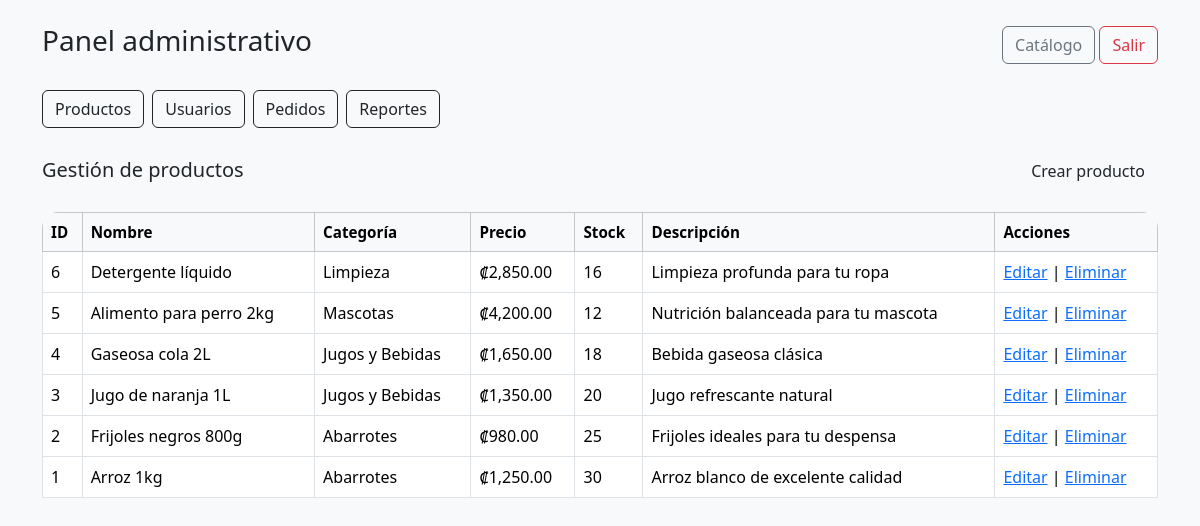
The page /admin.php (signed in) on the database its author committed.
### tables this page shows
CREATE TABLE productos (
    id INT AUTO_INCREMENT PRIMARY KEY,
    nombre VARCHAR(120) NOT NULL,
    descripcion VARCHAR(255) NOT NULL,
    precio DECIMAL(10,2) NOT NULL,
    stock INT NOT NULL DEFAULT 0,
    ruta_imagen VARCHAR(255) DEFAULT NULL,
    id_categoria INT NOT NULL,
    fecha_creacion TIMESTAMP DEFAULT CURRENT_TIMESTAMP,
    CONSTRAINT fk_productos_categoria
        FOREIGN KEY (id_categoria) REFERENCES categorias(id)
);

CREATE TABLE categorias (
    id INT AUTO_INCREMENT PRIMARY KEY,
    nombre VARCHAR(100) NOT NULL UNIQUE
);

### public/admin.php (the view, shortened to what this page needs)
<?php
require_once __DIR__ . '/../config/conexion.php';
$tab = $_GET['tab'] ?? 'productos';
$productos = $pdo->query("SELECT p.*, c.nombre AS categoria_nombre
                          FROM productos p
                          INNER JOIN categorias c ON p.id_categoria = c.id
                          ORDER BY p.id DESC")->fetchAll();
?>
<!DOCTYPE html>
<html lang="es">
<head>
    <link rel="stylesheet" href="css/styles.css">
    <link href="https://cdn.jsdelivr.net/npm/bootstrap@5.3.3/dist/css/bootstrap.min.css" rel="stylesheet">
</head>
<body class="bg-light">
<div class="container py-4">
    <div class="d-flex justify-content-between align-items-center mb-4">
        <h1 class="h3">Panel administrativo</h1>
        <div>
            <a class="btn btn-outline-secondary" href="index.php">Catálogo</a>
            <a class="btn btn-outline-danger" href="logout.php">Salir</a>
        </div>
    </div>
    <div class="mb-4 d-flex gap-2 flex-wrap">
        <a class="btn btn-outline-dark" href="admin.php?tab=productos">Productos</a>
        <a class="btn btn-outline-dark" href="admin.php?tab=usuarios">Usuarios</a>
        <a class="btn btn-outline-dark" href="admin.php?tab=pedidos">Pedidos</a>
        <a class="btn btn-outline-dark" href="admin.php?tab=reportes">Reportes</a>
    </div>
    <?php if ($tab === 'productos'): ?>
        <div class="d-flex justify-content-between align-items-center mb-3">
            <h2 class="h5">Gestión de productos</h2>
            <a class="btn btn-main" href="crear_producto.php">Crear producto</a>
        </div>
        <div class="table-responsive">
            <table class="table table-bordered bg-white">
                <thead class="table-light">
                    <tr>
                        <th>ID</th>
                        <th>Nombre</th>
                        <th>Categoría</th>
                        <th>Precio</th>
                        <th>Stock</th>
                        <th>Descripción</th>
                        <th>Acciones</th>
                    </tr>
                </thead>
                <tbody>
                <?php foreach ($productos as $p): ?>
                    <tr>
                        <td><?= (int)$p['id'] ?></td>
                        <td><?= htmlspecialchars($p['nombre']) ?></td>
                        <td><?= htmlspecialchars($p['categoria_nombre']) ?></td>
                        <td>₡<?= number_format($p['precio'], 2) ?></td>
                        <td><?= (int)$p['stock'] ?></td>
                        <td><?= htmlspecialchars($p['descripcion']) ?></td>
                        <td>
                            <a href="editar_producto.php?id=<?= (int)$p['id'] ?>">Editar</a> |
                            <a href="eliminar_producto.php?id=<?= (int)$p['id'] ?>" onclick="return confirm('¿Eliminar producto?')">Eliminar</a>
                        </td>
                    </tr>
                <?php endforeach; ?>
                </tbody>
            </table>
        </div>
    <?php endif; ?>
</div>
</body>
</html>

### public/css/styles.css (style rules this page uses)
:root { --sg-green:#3DB563; --sg-dark:#1f2937; --sg-bg:#f6f7f9; --sg-radius:16px; --sg-green-dark: #2da653; --sg-green-soft: #eaf8ef; --sg-text: #374151; --sg-muted: #6b7280; --sg-white: #ffffff; --sg-border: #e5e7eb; --sg-warning: #ffc107; --sg-danger: #dc3545; --sg-shadow: 0 6px 18px rgba(0, 0, 0, 0.08); --sg-shadow-hover: 0 10px 25px rgba(0, 0, 0, 0.12); --sg-radius-sm: 10px; --sg-radius-pill: 999px; --sg-transition: all 0.2s ease; }
* { box-sizing: border-box; }
html { scroll-behavior: smooth; }
body { font-family: "Inter", system-ui, -apple-system, "Segoe UI", Roboto, Arial, sans-serif; background-color: var(--sg-bg); color: var(--sg-text); margin: 0; }
a { text-decoration: none; }
.container { max-width:1200px; }
.btn-main, .btn-main-lg, .btn-auth, .btn-add { border: none; border-radius: 12px; font-weight: 700; transition: var(--sg-transition); }
.btn-main, .btn-auth, .btn-add { background-color: var(--sg-green); color: var(--sg-white); min-height: 44px; }
.table-responsive { border-radius: var(--sg-radius); }
.table th, .table td { vertical-align: middle; }
.table { margin-bottom: 0; background-color: var(--sg-white); }
.table thead th { font-weight: 700; font-size: 0.95rem; }

### rows shown on the page
productos: id "6", nombre "Detergente líquido", id_categoria.nombre "Limpieza", precio "2,850.00", stock "16", descripcion "Limpieza profunda para tu ropa"
productos: id "5", nombre "Alimento para perro 2kg", id_categoria.nombre "Mascotas", precio "4,200.00", stock "12", descripcion "Nutrición balanceada para tu mascota"
productos: id "4", nombre "Gaseosa cola 2L", id_categoria.nombre "Jugos y Bebidas", precio "1,650.00", stock "18", descripcion "Bebida gaseosa clásica"
productos: id "3", nombre "Jugo de naranja 1L", id_categoria.nombre "Jugos y Bebidas", precio "1,350.00", stock "20", descripcion "Jugo refrescante natural"
productos: id "2", nombre "Frijoles negros 800g", id_categoria.nombre "Abarrotes", precio "980.00", stock "25", descripcion "Frijoles ideales para tu despensa"
productos: id "1", nombre "Arroz 1kg", id_categoria.nombre "Abarrotes", precio "1,250.00", stock "30", descripcion "Arroz blanco de excelente calidad"
